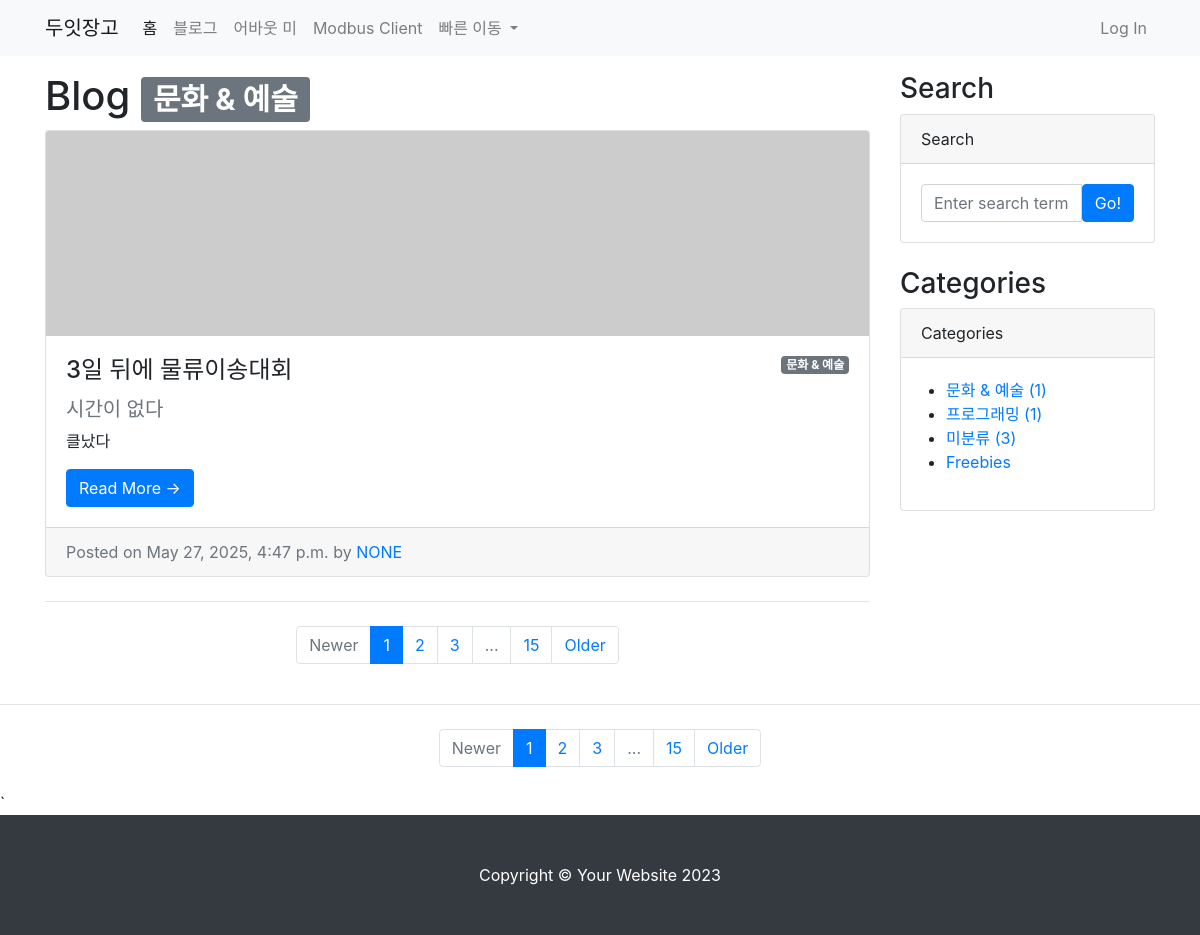
The app's page /blog/category/문화-예술/ with its own data.
### blog/models.py (models this page shows, shortened)
class Category(models.Model):
    name=models.CharField(max_length=50, unique=True)
    slug=models.SlugField(max_length=200, unique=True, allow_unicode=True)
    def __str__(self):
        return self.name
    def get_absolute_url(self):
        return f'/blog/category/{self.slug}/'
    class Meta:
        verbose_name_plural = 'Categories'

class Post(models.Model):
    title = models.CharField(max_length=30)
    hook_text = models.CharField(max_length=100, blank=True)
    content = models.TextField()
    head_image = models.ImageField(upload_to='blog/images/%Y/%m/%d/', blank=True)
    file_upload = models.FileField(upload_to='blog/files//%Y/%m/%d/', blank=True)
    created_at = models.DateTimeField(auto_now_add=True)
    updated_at = models.DateTimeField(auto_now=True)
    author=models.ForeignKey(User, null=True, on_delete=models.SET_NULL)
    category=models.ForeignKey(Category, null=True, blank=True, on_delete=models.SET_NULL)
    tags = models.ManyToManyField(Tag, null=True, blank=True)
    def get_absolute_url(self):
        return f'blog/{self.pk}/'

### blog/views.py (the view)
# urls.py: path('category/<str:slug>/', views.category_page),
def category_page(request, slug):
    if slug == 'no_category':
        category = '미분류'
        post_list = Post.objects.filter(category=None)
    else:
        category = Category.objects.get(slug=slug)
        post_list = Post.objects.filter(category=category)
    return render(
        request,
        'blog/post_list.html',
        {
            'post_list' : post_list,
            'categories': Category.objects.all(),
            'no_category_post_count' : Post.objects.filter(category=None).count(),
            'category': category,
        }
    )

### blog/templates/blog/post_list.html (shortened to what this page needs)
{% extends 'blog/base.html' %}
{% block main_area %}
    <h1>Blog
        {% if category %}
            <span class="badge badge-secondary">{{ category }}</span>
        {% endif %}
    </h1>
    {% if post_list.exists %}
    {% for p in post_list %}
        <div class="card mb-4" id="post-{{ p.pk }}">
            {% if p.head_image %}
                <img class="card-img-top" src="{{ p.head_image.url }}" alt="{{ p }} head im-age" /></a>
            {% else %}
                <img class="card-img-top" src="https://picsum.photos/sead/{{ p.id }}/800/200" alt="random_image">
            {% endif %}
            <div class="card-body">
                {% if p.category %}
                    <span class="badge badge-secondary float-right">{{ p.category }}</span>
                {% else %}
                    <span class="badge badge-secondary float-right">미분류</span>
                {% endif %}
                <h2 class="card-title h4">{{ p.title }}</h2>
                <h5 class="text-muted">{{ p.hook_text }}</h5>
                <p class="card-text">{{ p.content | truncatewords:45 }}</p>
                <a class="btn btn-primary" href="{{ p.get_absolute_url }}">Read More &rarr;</a>
            </div>
            <div class="card-footer text-muted">
                Posted on {{ p.created_at }} by
                <a href="a">{{ p.author | upper }}</a>
            </div>
        </div>
    {% endfor %}
    {% else %}
        <h3>아직 게시물이 없습니다.</h3>
    {% endif %}
    <nav aria-label="Pagination">
        <hr class="my-0" />
        <ul class="pagination justify-content-center my-4">
            <li class="page-item disabled"><a class="page-link" href="#" tabindex="-1" aria-disabled="true">Newer</a></li>
            <li class="page-item active" aria-current="page"><a class="page-link" href="#!">1</a></li>
            <li class="page-item"><a class="page-link" href="#!">2</a></li>
            <li class="page-item"><a class="page-link" href="#!">3</a></li>
            <li class="page-item disabled"><a class="page-link" href="#!">...</a></li>
            <li class="page-item"><a class="page-link" href="#!">15</a></li>
            <li class="page-item"><a class="page-link" href="#!">Older</a></li>
        </ul>
    </nav>
{% endblock %}

### blog/templates/blog/base.html (shortened to what this page needs)
<!DOCTYPE html>
{% load static %}
<html lang="ko">
<head>
    <link rel="stylesheet" href="{% static 'blog/bootstrap/bootstrap.min.css' %}" media="screen">
</head>
<body>
    {% include 'blog/navbar.html' %}
    <div class="container my-3">
        <div class="row">
            <div class="col-md-8 col-lg-9" id="main-area">
                {% block main_area %}
                {% endblock %}
            </div>
            <div class="col-md-4 col-lg-3">
                <h3>Search</h3>
                <div class="card mb-4">
                    <div class="card-header">Search</div>
                    <div class="card-body">
                        <div class="input-group">
                            <input class="form-control" type="text" placeholder="Enter search term..." aria-label="Enter search term..." aria-describedby="button-search" />
                            <button class="btn btn-primary" id="button-search" type="button">Go!</button>
                        </div>
                    </div>
                </div>
                <h3>Categories</h3>
                <div class="card mb-4" id="categories-card">
                    <div class="card-header">Categories</div>
                    <div class="card-body">
                        <div class="row">
                            <ul>
                                {% for category in categories %}
                                <li>
                                    <a href="{{ category.get_absolute_url }}">{{ category }} ({{ category.post_set.count }})</a>
                                </li>
                                {% endfor %}
                                <li>
                                    <a href="/blog/category/no_category/">미분류 ({{ no_category_post_count }})</a>
                                </li>
                                <li><a href="#!">Freebies</a></li>
                            </ul>
                        </div>
                    </div>
                </div>
            </div>
        </div>
    </div>
    <nav aria-label="Pagination">
        <hr class="my-0" />
        <ul class="pagination justify-content-center my-4">
            <li class="page-item disabled"><a class="page-link" href="#" tabindex="-1" aria-disabled="true">Newer</a></li>
            <li class="page-item active" aria-current="page"><a class="page-link" href="#!">1</a></li>
            <li class="page-item"><a class="page-link" href="#!">2</a></li>
            <li class="page-item"><a class="page-link" href="#!">3</a></li>
            <li class="page-item disabled"><a class="page-link" href="#!">...</a></li>
            <li class="page-item"><a class="page-link" href="#!">15</a></li>
            <li class="page-item"><a class="page-link" href="#!">Older</a></li>
        </ul>
    </nav>
    {% include 'blog/footer.html' %}
</body>
</html>

### records on screen
Category: name "문화 & 예술", post_set.count "1"
Post: category "문화 & 예술", title "3일 뒤에 물류이송대회", hook_text "시간이 없다", content "클났다", created_at "May 27, 2025, 4:47 p.m.", author "NONE"
Category: name "프로그래밍", post_set.count "1"

### other values on screen
{{ no_category_post_count }} "3"
